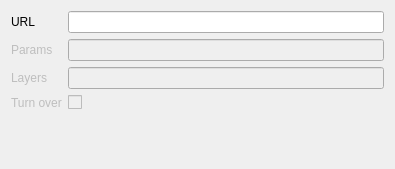
<?xml version="1.0" encoding="UTF-8"?>
<ui version="4.0">
 <class>Form</class>
 <widget class="QWidget" name="Form">
  <property name="geometry">
   <rect>
    <x>0</x>
    <y>0</y>
    <width>395</width>
    <height>169</height>
   </rect>
  </property>
  <property name="windowTitle">
   <string>Form</string>
  </property>
  <layout class="QFormLayout" name="formLayout">
   <property name="fieldGrowthPolicy">
    <enum>QFormLayout::ExpandingFieldsGrow</enum>
   </property>
   <item row="0" column="0">
    <widget class="QLabel" name="uRLLabel">
     <property name="text">
      <string>URL</string>
     </property>
    </widget>
   </item>
   <item row="0" column="1">
    <widget class="QLineEdit" name="txtUrl"/>
   </item>
   <item row="1" column="0">
    <widget class="QLabel" name="paramsLabel">
     <property name="enabled">
      <bool>false</bool>
     </property>
     <property name="text">
      <string>Params</string>
     </property>
    </widget>
   </item>
   <item row="1" column="1">
    <widget class="QLineEdit" name="txtParams">
     <property name="enabled">
      <bool>false</bool>
     </property>
    </widget>
   </item>
   <item row="2" column="0">
    <widget class="QLabel" name="layersLabel">
     <property name="enabled">
      <bool>false</bool>
     </property>
     <property name="text">
      <string>Layers</string>
     </property>
    </widget>
   </item>
   <item row="2" column="1">
    <widget class="QLineEdit" name="txtLayers">
     <property name="enabled">
      <bool>false</bool>
     </property>
    </widget>
   </item>
   <item row="3" column="0">
    <widget class="QLabel" name="turnOverLabel">
     <property name="enabled">
      <bool>false</bool>
     </property>
     <property name="text">
      <string>Turn over</string>
     </property>
    </widget>
   </item>
   <item row="3" column="1">
    <widget class="QCheckBox" name="chkTurnOver">
     <property name="enabled">
      <bool>false</bool>
     </property>
    </widget>
   </item>
  </layout>
 </widget>
 <resources/>
 <connections/>
</ui>
